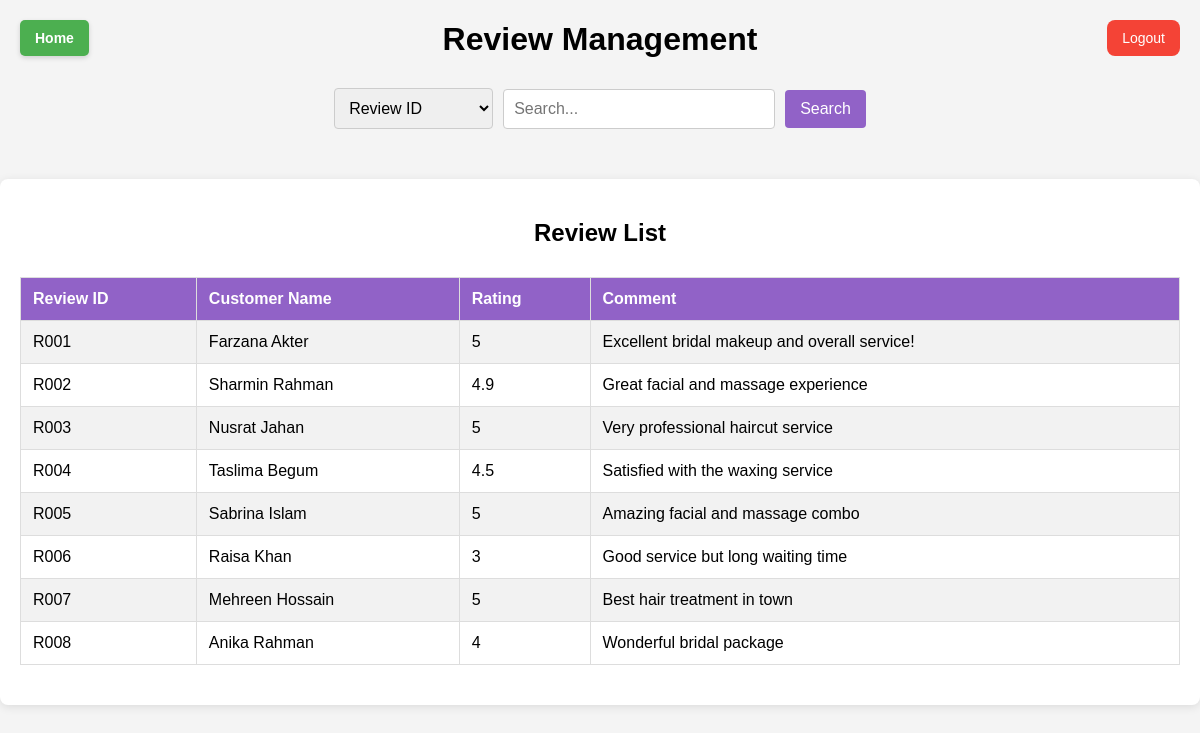
Screenshot of /re_review.php with the database file from the repository.
### tables this page shows
CREATE TABLE review (
    rev_id VARCHAR(10) PRIMARY KEY,
    cust_id VARCHAR(10),
    rating FLOAT CHECK (rating BETWEEN 1 AND 5),
    comment TEXT,
    FOREIGN KEY (cust_id) REFERENCES customer(cust_id) ON DELETE CASCADE ON UPDATE CASCADE
);

CREATE TABLE customer (
    cust_id VARCHAR(10) PRIMARY KEY,
    cust_name VARCHAR(100),
    cust_phone VARCHAR(15),
    cust_mail VARCHAR(100),
    cust_loc VARCHAR(150)
);

### re_review.php (the view, shortened to what this page needs)
<?php
$servername = "localhost";
$username = "root";
$password = "";
$dbname = "beauty_parlor";
$conn = new mysqli($servername, $username, $password, $dbname);
$search = '';
$category = '';
if (isset($_POST['search']) && isset($_POST['category'])) {
    $search = mysqli_real_escape_string($conn, $_POST['search']);
    $category = $_POST['category'];
    switch ($category) {
        case 'rating':
            $where_clause = "review.rating LIKE '%$search%'";
            break;
        case 'customer':
            $where_clause = "customer.cust_name LIKE '%$search%'";
            break;
        case 'review_id':
            $where_clause = "review.rev_id LIKE '%$search%'";
            break;
        case 'comment':
            $where_clause = "review.comment LIKE '%$search%'";
            break;
        default:
            $where_clause = "1";
    }
} else {
    $where_clause = "1";
}
$query = "SELECT review.rev_id, customer.cust_name, review.rating, review.comment
          FROM review
          JOIN customer ON review.cust_id = customer.cust_id
          WHERE $where_clause";
$result = $conn->query($query);
?>
<!DOCTYPE html>
<html lang="en">
<head>
</head>
<body>
    <h1>Review Management</h1>
    <form method="POST" action="" class="search-form">
        <select name="category" class="search-select">
            <option value="review_id" <?php if ($category == 'review_id') echo 'selected'; ?>>Review ID</option>
        </select>
        <input type="text" name="search" placeholder="Search..." value="<?php echo $search; ?>" class="search-input">
        <button type="submit" class="search-btn">Search</button>
    </form>
    <a href="logout.php" class="logout">Logout</a>
    <a href="receptionist_dashboard.php" class="home">Home</a>
    <div class="container">
        <h2>Review List</h2>
        <table>
            <tr>
                <th>Review ID</th>
                <th>Customer Name</th>
                <th>Rating</th>
                <th>Comment</th>
            </tr>
            <?php while ($row = $result->fetch_assoc()): ?>
                <tr>
                    <td><?php echo $row['rev_id']; ?></td>
                    <td><?php echo htmlspecialchars($row['cust_name']); ?></td>
                    <td><?php echo $row['rating']; ?></td>
                    <td><?php echo htmlspecialchars($row['comment']); ?></td>
                </tr>
            <?php endwhile; ?>
        </table>
    </div>
</body>
</html>

### re_review.php (style rules this page uses)
body { font-family: Arial, sans-serif; background-color: #f4f4f4; margin: 0; padding: 0; }
.container { max-width: 1200px; margin: 50px auto; padding: 20px; background-color: #fff; border-radius: 8px; box-shadow: 0 2px 10px rgba(0, 0, 0, 0.1); }
h1 { text-align: center; margin-bottom: 30px; }
h2 { text-align: center; margin-bottom: 30px; }
.search-form { display: flex; justify-content: center; align-items: center; gap: 10px; margin-bottom: 20px; }
.search-input { padding: 10px; font-size: 16px; border: 1px solid #ccc; border-radius: 4px; width: 250px; transition: border-color 0.3s, box-shadow 0.3s; }
.search-btn { padding: 10px 15px; background-color: rgb(145, 98, 199); color: white; border: none; border-radius: 4px; font-size: 16px; cursor: pointer; transition: background-color 0.3s; }
.search-select { padding: 10px; font-size: 16px; border: 1px solid #ccc; border-radius: 4px; transition: border-color 0.3s, box-shadow 0.3s; }
table { width: 100%; border-collapse: collapse; margin: 20px 0; font-family: Arial, sans-serif; }
th { background-color: rgb(145, 98, 199); color: white; padding: 12px; text-align: left; border: 1px solid #ddd; }
td { padding: 12px; text-align: left; border: 1px solid #ddd; }
tr:nth-child(even) { background-color: #f2f2f2; }
.logout { position: absolute; top: 20px; right: 20px; padding: 10px 15px; background-color: #f44336; color: white; text-decoration: none; border-radius: 8px; font-size: 14px; transition: background-color 0.3s; }
.home { position: absolute; top: 20px; left: 20px; padding: 10px 15px; background-color: #4CAF50; color: white; text-decoration: none; border-radius: 5px; font-size: 14px; font-weight: bold; transition: background-color 0.3s ease, transform 0.3s ease; box-shadow: 0 2px 5px rgba(0, 0, 0, 0.15); }

### rows the page displays
review: rev_id "R001", cust.cust_name "Farzana Akter", rating "5", comment "Excellent bridal makeup and overall service!"
review: rev_id "R002", cust.cust_name "Sharmin Rahman", rating "4.9", comment "Great facial and massage experience"
review: rev_id "R003", cust.cust_name "Nusrat Jahan", rating "5", comment "Very professional haircut service"
review: rev_id "R004", cust.cust_name "Taslima Begum", rating "4.5", comment "Satisfied with the waxing service"
review: rev_id "R005", cust.cust_name "Sabrina Islam", rating "5", comment "Amazing facial and massage combo"
review: rev_id "R006", cust.cust_name "Raisa Khan", rating "3", comment "Good service but long waiting time"
review: rev_id "R007", cust.cust_name "Mehreen Hossain", rating "5", comment "Best hair treatment in town"
review: rev_id "R008", cust.cust_name "Anika Rahman", rating "4", comment "Wonderful bridal package"
